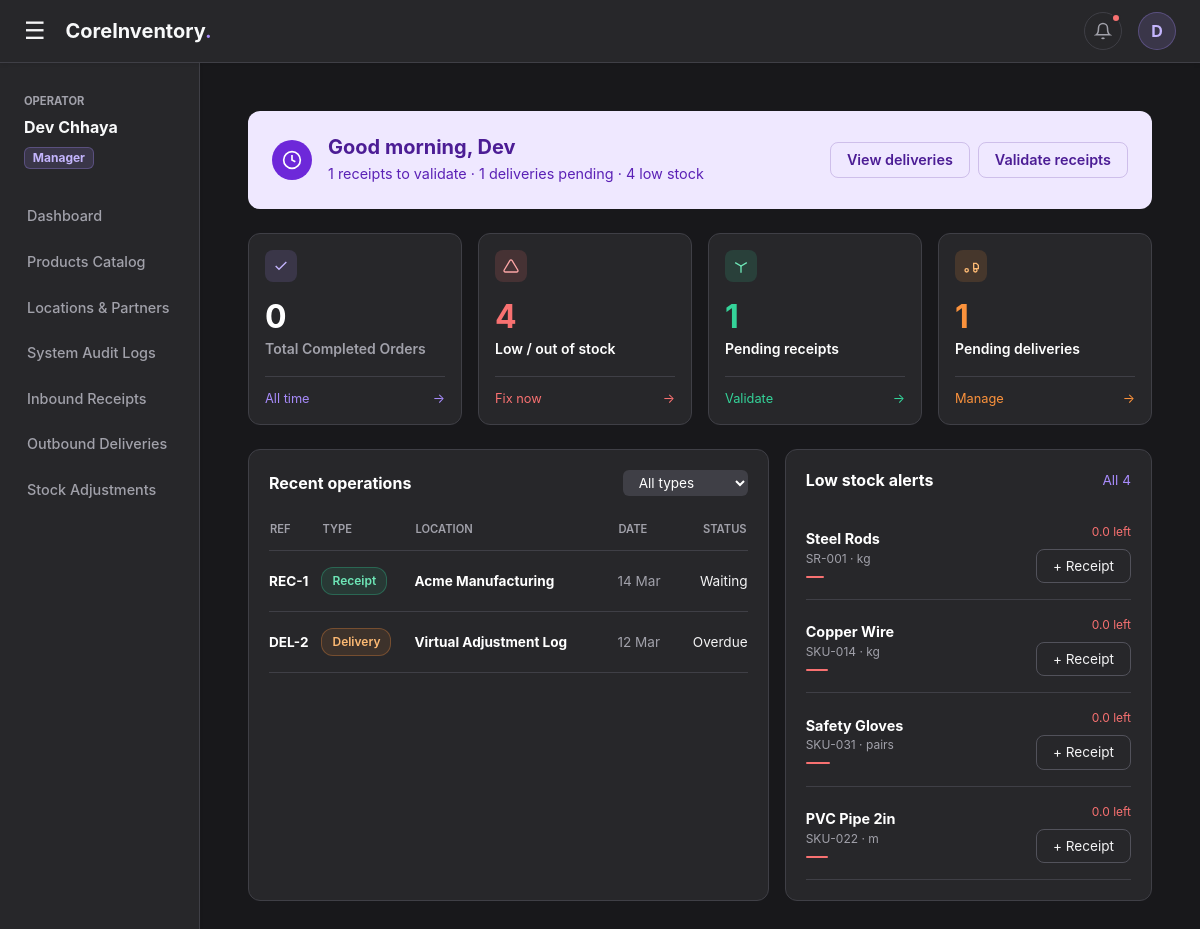
/dashboard (signed in), run on the app's committed database.
### app.py (models this page shows)
class User(db.Model):
    __tablename__ = 'users'
    id = db.Column(db.Integer, primary_key=True)
    username = db.Column(db.String(50), unique=True, nullable=False)
    email = db.Column(db.String(100), unique=True, nullable=False)
    password_hash = db.Column(db.String(255), nullable=False)
    role = db.Column(db.String(20), nullable=False, default='Manager')
    address = db.Column(db.Text, nullable=True)
    preferred_payment = db.Column(db.String(20), nullable=True, default='UPI')
    reset_otp = db.Column(db.String(6), nullable=True)
    otp_expiry = db.Column(db.DateTime, nullable=True)

class InventoryOperation(db.Model):
    __tablename__ = 'inventory_operations'
    id = db.Column(db.Integer, primary_key=True)
    document_type = db.Column(db.String(50), nullable=False)
    status = db.Column(db.String(50), nullable=False)
    source_location_id = db.Column(db.Integer, db.ForeignKey('locations.id'))
    dest_location_id = db.Column(db.Integer, db.ForeignKey('locations.id'))
    created_by = db.Column(db.Integer, db.ForeignKey('users.id'))
    created_at = db.Column(db.DateTime, default=datetime.utcnow)

class Location(db.Model):
    __tablename__ = 'locations'
    id = db.Column(db.Integer, primary_key=True)
    name = db.Column(db.String(100), nullable=False)
    type = db.Column(db.String(50), nullable=False)

class Product(db.Model):
    __tablename__ = 'products'
    id = db.Column(db.Integer, primary_key=True)
    name = db.Column(db.String(255), nullable=False)
    sku = db.Column(db.String(100), unique=True, nullable=False)
    category_id = db.Column(db.Integer, db.ForeignKey('product_categories.id'))
    unit_of_measure = db.Column(db.String(50), nullable=False)
    created_at = db.Column(db.DateTime, default=datetime.utcnow)

### app.py (the view)
@app.route('/dashboard')
@login_required
def dashboard():
    total_products = Product.query.count()
    pending_receipts = InventoryOperation.query.filter_by(document_type='Receipt').filter(InventoryOperation.status != 'Done').count()
    pending_deliveries = InventoryOperation.query.filter_by(document_type='Delivery').filter(InventoryOperation.status != 'Done').count()
    total_completed = InventoryOperation.query.filter_by(status='Done').count()
    stock_levels = db.session.query(StockLedger.product_id, func.sum(StockLedger.quantity_change).label('total_stock')).group_by(StockLedger.product_id).all()
    stock_dict = {item.product_id: item.total_stock for item in stock_levels}
    all_products = Product.query.all()
    low_stock_items = []
    for p in all_products:
        qty = stock_dict.get(p.id, 0.0)
        if qty <= 10:
            low_stock_items.append({'product': p, 'qty': qty})
    low_stock_items.sort(key=lambda x: x['qty'])
    low_stock_count = len(low_stock_items)
    recent_ops = InventoryOperation.query.order_by(InventoryOperation.created_at.desc()).limit(8).all()
    loc_map = {loc.id: loc.name for loc in Location.query.all()}
    return render_template('dashboard.html', total_products=total_products, pending_receipts=pending_receipts, pending_deliveries=pending_deliveries, total_completed=total_completed, low_stock=low_stock_count, low_stock_items=low_stock_items[:5], recent_ops=recent_ops, loc_map=loc_map)

### templates/dashboard.html (shortened to what this page needs)
{% extends "base.html" %}
{% block content %}
<div class="hero-banner mb-4 d-flex flex-column flex-md-row justify-content-between align-items-md-center">
    <div class="d-flex align-items-center mb-3 mb-md-0">
        <div class="hero-icon-wrapper me-3">
            <svg width="20" height="20" viewBox="0 0 24 24" fill="none" stroke="currentColor" stroke-width="2"><circle cx="12" cy="12" r="10"></circle><polyline points="12 6 12 12 16 14"></polyline></svg>
        </div>
        <div>
            <h5 class="mb-1 fw-bold">Good morning, {{ session.get('user_name', 'User').split()[0] }}</h5>
            <p class="mb-0" style="font-size: 0.9rem; color: #5B21B6;">{{ pending_receipts }} receipts to validate · {{ pending_deliveries }} deliveries pending · {{ low_stock }} low stock</p>
        </div>
    </div>
    <div class="d-flex">
        <button class="btn-hero me-2" onclick="window.location.href='/deliveries'">View deliveries</button>
        <button class="btn-hero" onclick="window.location.href='/receipts'">Validate receipts</button>
    </div>
</div>
<div class="row g-3 mb-4">
    <div class="col-md-3">
        <div class="kpi-card-ui h-100">
            <div class="kpi-icon icon-purple"><svg width="16" height="16" viewBox="0 0 24 24" fill="none" stroke="currentColor" stroke-width="2"><polyline points="20 6 9 17 4 12"></polyline></svg></div>
            <h2 class="mb-0 fw-bold text-white">{{ total_completed }}</h2>
            <small class="fw-semibold" style="color: #A1A1AA;">Total Completed Orders</small>
            <a href="#" class="kpi-link" style="color: #A78BFA;">All time <span>→</span></a>
        </div>
    </div>
    <div class="col-md-3">
        <div class="kpi-card-ui h-100">
            <div class="kpi-icon icon-red"><svg width="16" height="16" viewBox="0 0 24 24" fill="none" stroke="currentColor" stroke-width="2"><path d="M10.29 3.86L1.82 18a2 2 0 0 0 1.71 3h16.94a2 2 0 0 0 1.71-3L13.71 3.86a2 2 0 0 0-3.42 0z"></path></svg></div>
            <h2 class="mb-0 fw-bold" style="color: #F87171;">{{ low_stock }}</h2>
            <small class="text-white fw-semibold">Low / out of stock</small>
            <a href="/receipts" class="kpi-link" style="color: #F87171;">Fix now <span>→</span></a>
        </div>
    </div>
    <div class="col-md-3">
        <div class="kpi-card-ui h-100">
            <div class="kpi-icon icon-green"><svg width="16" height="16" viewBox="0 0 24 24" fill="none" stroke="currentColor" stroke-width="2"><polyline points="3.27 6.96 12 12.01 20.73 6.96"></polyline><line x1="12" y1="22.08" x2="12" y2="12"></line></svg></div>
            <h2 class="mb-0 fw-bold" style="color: #34D399;">{{ pending_receipts }}</h2>
            <small class="text-white fw-semibold">Pending receipts</small>
            <a href="/receipts" class="kpi-link" style="color: #34D399;">Validate <span>→</span></a>
        </div>
    </div>
    <div class="col-md-3">
        <div class="kpi-card-ui h-100">
            <div class="kpi-icon icon-orange"><svg width="16" height="16" viewBox="0 0 24 24" fill="none" stroke="currentColor" stroke-width="2"><polygon points="16 8 20 8 23 11 23 16 16 16 16 8"></polygon><circle cx="5.5" cy="18.5" r="2.5"></circle><circle cx="18.5" cy="18.5" r="2.5"></circle></svg></div>
            <h2 class="mb-0 fw-bold" style="color: #FB923C;">{{ pending_deliveries }}</h2>
            <small class="text-white fw-semibold">Pending deliveries</small>
            <a href="/deliveries" class="kpi-link" style="color: #FB923C;">Manage <span>→</span></a>
        </div>
    </div>
</div>
<div class="row g-3">
    <div class="col-lg-7">
        <div class="panel-card h-100">
            <div class="d-flex justify-content-between align-items-center mb-4">
                <h6 class="text-white fw-bold mb-0">Recent operations</h6>
                <div class="d-flex align-items-center">
                    <select class="select-minimal" id="opTypeFilter" onchange="filterOperations()">
                        <option value="All">All types</option>
                    </select>
                </div>
            </div>
            <table class="custom-table">
                <thead><tr><th>REF</th><th>TYPE</th><th>LOCATION</th><th>DATE</th><th class="text-end">STATUS</th></tr></thead>
                <tbody>
                    {% for op in recent_ops %}
                    <tr class="op-row" data-type="{{ op.document_type }}">
                        <td class="fw-bold text-white">{{ op.document_type[:3]|upper }}-{{ op.id }}</td>
                        <td><span class="tag tag-{{ op.document_type }}">{{ op.document_type }}</span></td>
                        <td class="fw-bold text-white">{{ loc_map.get(op.dest_location_id, 'System') }}</td>
                        <td style="color: #A1A1AA;">{{ op.created_at.strftime('%d %b') }}</td>
                        <td class="text-end"><span class="status-{{ op.status }}">{{ op.status }}</span></td>
                    </tr>
                    {% else %}
                    <tr><td colspan="5" class="text-center text-muted pt-5">No recent operations.</td></tr>
                    {% endfor %}
                </tbody>
            </table>
        </div>
    </div>
    <div class="col-lg-5">
        <div class="panel-card h-100">
            <div class="d-flex justify-content-between align-items-center mb-2">
                <h6 class="text-white fw-bold mb-0">Low stock alerts</h6>
                <span style="color: #A78BFA; font-size: 0.85rem;">All {{ low_stock }}</span>
            </div>
            <div class="stock-list mt-3">
                {% for item in low_stock_items %}
                <div class="stock-row">
                    <div>
                        <div class="fw-bold text-white" style="font-size: 0.9rem;">{{ item.product.name }}</div>
                        <div style="color: #A1A1AA; font-size: 0.75rem;">{{ item.product.sku }} · {{ item.product.unit_of_measure }}</div>
                        <div class="stock-indicator mt-2" style="width: 25%;"></div>
                    </div>
                    <div class="text-end">
                        <div style="color: #F87171; font-size: 0.75rem; margin-bottom: 8px;">{{ item.qty }} left</div>
                        <button class="btn-receipt" onclick="window.location.href='/receipts'">+ Receipt</button>
                    </div>
                </div>
                {% else %}
                <div class="text-center text-muted pt-5">All product stock levels are healthy!</div>
                {% endfor %}
            </div>
        </div>
    </div>
</div>
{% endblock %}

### templates/base.html (shortened to what this page needs)
<!DOCTYPE html>
<html lang="en">
<head>
    <link href="https://cdn.jsdelivr.net/npm/bootstrap@5.3.0/dist/css/bootstrap.min.css" rel="stylesheet">
</head>
<body>
    <div class="top-navbar sticky-top shadow-sm">
        <div class="d-flex align-items-center">
            <button class="burger-icon" id="sidebarToggle">&#9776;</button>
            <h5 class="mb-0 fw-bold text-light">CoreInventory<span style="color: var(--accent-light)">.</span></h5>
        </div>
        <div class="d-flex align-items-center">
            <div class="dropdown me-3">
                <button class="nav-icon-btn" type="button" data-bs-toggle="dropdown" aria-expanded="false">
                    <svg width="18" height="18" viewBox="0 0 24 24" fill="none" stroke="currentColor" stroke-width="2"><path d="M18 8A6 6 0 0 0 6 8c0 7-3 9-3 9h18s-3-2-3-9"></path><path d="M13.73 21a2 2 0 0 1-3.46 0"></path></svg>
                    {% if nav_pending|length > 0 %}
                        <span class="notification-dot"></span>
                    {% endif %}
                </button>
            </div>
            <div class="dropdown">
                <button class="profile-btn" type="button" data-bs-toggle="dropdown" aria-expanded="false">
                    {{ session.get('user_name', 'U')[0] | upper }}
                </button>
            </div>
        </div>
    </div>
    <div class="container-fluid position-relative">
        <div class="row flex-nowrap">
            <nav id="sidebar" class="col-auto col-md-3 col-lg-2 px-0 sidebar-menu shadow-sm">
                <div class="px-4 mb-4">
                    <small class="text-uppercase fw-bold" style="color: var(--text-muted); font-size: 0.7rem;">Operator</small>
                    <div class="text-light mt-1 fw-bold">{{ session.get('user_name', 'System User') }}</div>
                    <span class="badge mt-2" style="background: rgba(167, 139, 250, 0.15); color: #C4B5FD; border: 1px solid rgba(167, 139, 250, 0.3);">{{ session.get('user_role', 'Guest') }}</span>
                </div>
                <a href="/dashboard">Dashboard</a>
                {% if session.get('user_role') == 'Manager' %}
                    <a href="/products">Products Catalog</a>
                    <a href="/locations">Locations & Partners</a>
                    <a href="/audit">System Audit Logs</a>
                {% endif %}
                <a href="/receipts">Inbound Receipts</a>
                <a href="/deliveries">Outbound Deliveries</a>
                <a href="/adjustments">Stock Adjustments</a>
            </nav>
            <main class="col px-md-5 py-5">
                {% block content %}{% endblock %}
            </main>
        </div>
    </div>
</body>
</html>

### data on the page
User: get "Dev Chhaya", get "Manager"
InventoryOperation: document_type "REC", id "1", document_type "Receipt", created_at "14 Mar", status "Waiting"
Location: get "Acme Manufacturing"
InventoryOperation: document_type "DEL", id "2", document_type "Delivery", created_at "12 Mar", status "Overdue"
Location: get "Virtual Adjustment Log"
Product: product.name "Steel Rods", product.sku "SR-001", product.unit_of_measure "kg"
Product: product.name "Copper Wire", product.sku "SKU-014", product.unit_of_measure "kg"
Product: product.name "Safety Gloves", product.sku "SKU-031", product.unit_of_measure "pairs"
Product: product.name "PVC Pipe 2in", product.sku "SKU-022", product.unit_of_measure "m"

### other printed values
{{ session.get('user_name', 'U')[0] | upper }} "D"
{{ session.get('user_name', 'User').split()[0] }} "Dev"
{{ pending_receipts }} "1"
{{ pending_deliveries }} "1"
{{ low_stock }} "4"
{{ total_completed }} "0"
{{ item.qty }} "0.0" "0.0" "0.0" "0.0"
